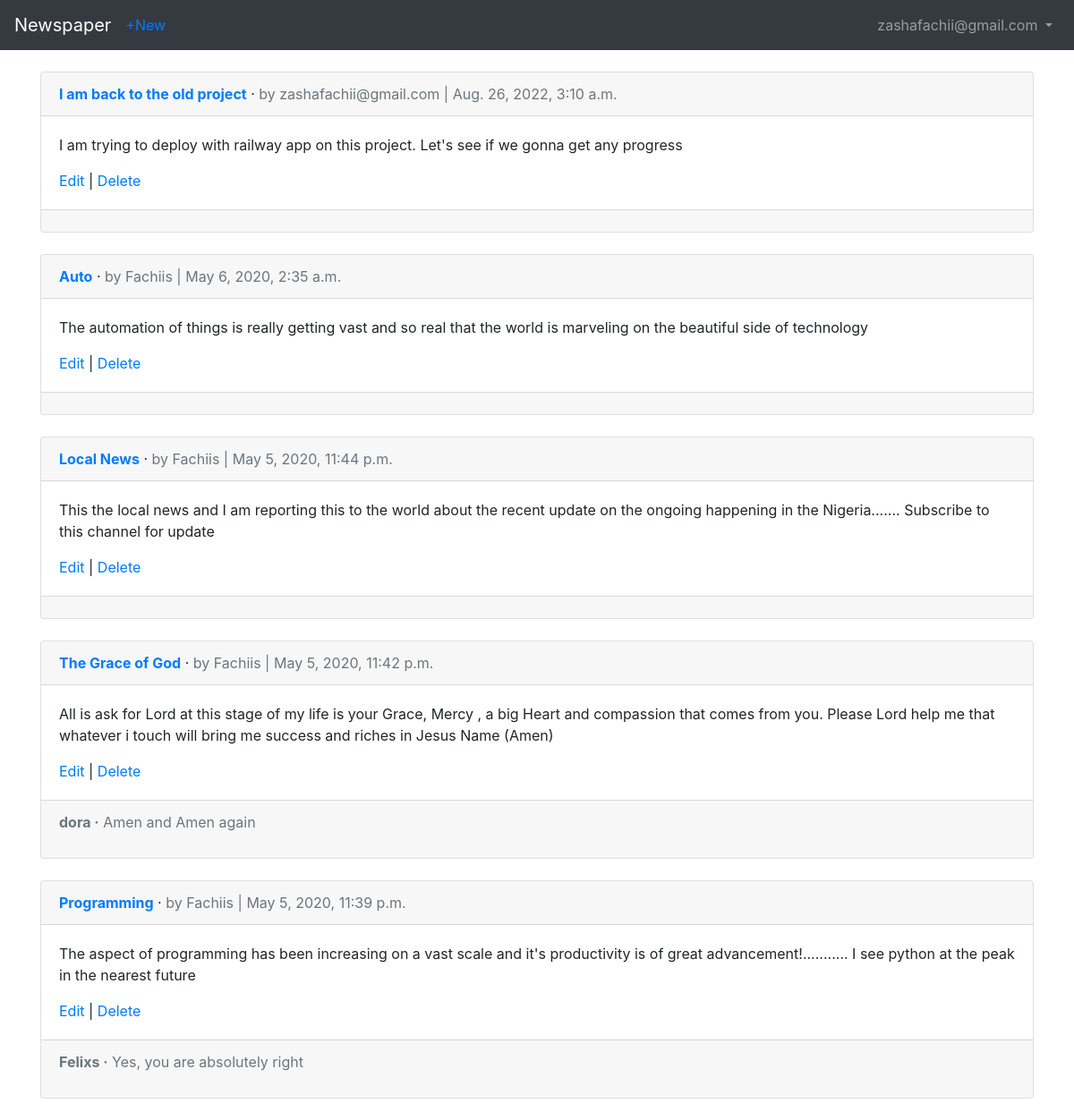
The page /articles/ (signed in) on the database its author committed.
### users/models.py (models this page shows)
class CustomUser(AbstractUser):
    age = models.PositiveIntegerField(null=True, blank=True)

### articles/models.py (models this page shows, shortened)
class Article(models.Model):
    title = models.CharField(max_length=300)
    body = models.TextField()
    author = models.ForeignKey(get_user_model(), on_delete=models.CASCADE)
    pub_date = models.DateTimeField(auto_now_add=True)
    class Meta:
        ordering = ("-pub_date",)

class Comment(models.Model):
    article = models.ForeignKey(
        "Article",
        on_delete=models.CASCADE,
        related_name="comments",
    )
    comment = models.CharField(max_length=150)
    author = models.ForeignKey(get_user_model(), on_delete=models.CASCADE)
    def __str__(self):
        return self.comment

### articles/views.py (the view)
# urls.py: path("", ArticleListView.as_view(), name="article_list"),
class ArticleListView(LoginRequiredMixin, ListView):
    model = Article
    context_object_name = "article_list"
    template_name = "article_list.html"
    login_url = "login"

### templates/article_list.html (shortened to what this page needs)
{% extends 'base.html' %}
{% block content %}
    {% for article in article_list %}
    <div class="card">
        <div class="card-header">
            <span class="font-weight-bold"><a href="{% url 'article_detail' article.pk %}">
                {{ article.title }}</a></span> &middot;
            <span class="text-muted">by {{ article.author }} |
            {{ article.pub_date }}</span>
        </div>
        <div class="card-body">
            <p>{{ article.body }}</p>
            <a href="{% url 'article_update' article.pk %}">Edit</a> |
            <a href="{% url 'article_delete' article.pk %}">Delete</a>
        </div>
        <div class="card-footer text-muted">
            {% for comment in article.comments.all %}
                <p>
                    <span class="font-weight-bold">{{ comment.author }} &middot;</span>
                    {{ comment }}
                </p>
            {% endfor %}
        </div>
    </div>
    <br />
    {% endfor %}
{% endblock content %}

### templates/base.html (shortened to what this page needs)
<DOCTYPE html>
<html lang="en">
<head>
        <link rel="stylesheet" href="https://stackpath.bootstrapcdn.com/bootstrap/4.4.1/css/bootstrap.min.css"
>
</head>
<body>
    <nav class="navbar navbar-expand-md navbar-dark bg-dark mb-4">
        <a class="navbar-brand" href="{% url 'home' %}">Newspaper</a>
        {% if user.is_authenticated %}
            <ul class="navbar-nav mr-auto">
                <li class="nav-item"><a href="{% url 'article_new' %}">+New</a><li>
            </ul>
        {% endif %}
    <div class="collapse navbar-collapse" id="navbarCollapse">
    {% if user.is_authenticated %}
        <ul class="navbar-nav ml-auto">
            <li class="nav-item">
                <a class="nav-link dropdown-toggle" href="#" id="userMenu"
                    data-toggle="dropdown" aria-haspopup="true"
                    aria-expanded="false">
                    {{ user.username }}
                </a>
            </li>
        </ul>
    {% endif %}
    </div>
    </nav>
        <div class="container">
            {% block content %}
            {% endblock content %}
        </div>
</body>
</html>

### rows shown on the page
CustomUser: username "zashafachii@gmail.com"
Article: title "I am back to the old project", author "zashafachii@gmail.com", pub_date "Aug. 26, 2022, 3:10 a.m.", body "I am trying to deploy with railway app on this project. Let's see if we gonna get any progress"
Article: title "Auto", author "Fachiis", pub_date "May 6, 2020, 2:35 a.m.", body "The automation of things is really getting vast and so real that the world is marveling on the beautiful side of technology"
Article: title "Local News", author "Fachiis", pub_date "May 5, 2020, 11:44 p.m.", body "This the local news and I am reporting this to the world about the recent update on the ongoing happening in the Nigeria....... Subscribe to this channel for update"
Article: title "The Grace of God", author "Fachiis", pub_date "May 5, 2020, 11:42 p.m.", body "All is ask for Lord at this stage of my life is your Grace, Mercy , a big Heart and compassion that comes from you. Please Lord help me that whatever i touch will bring me success and riches in Jesus Name (Amen)"
Comment: author "dora", comment "Amen and Amen again"
Article: title "Programming", author "Fachiis", pub_date "May 5, 2020, 11:39 p.m.", body "The aspect of programming has been increasing on a vast scale and it's productivity is of great advancement!........... I see python at the peak in the nearest future"
Comment: author "Felixs", comment "Yes, you are absolutely right"
